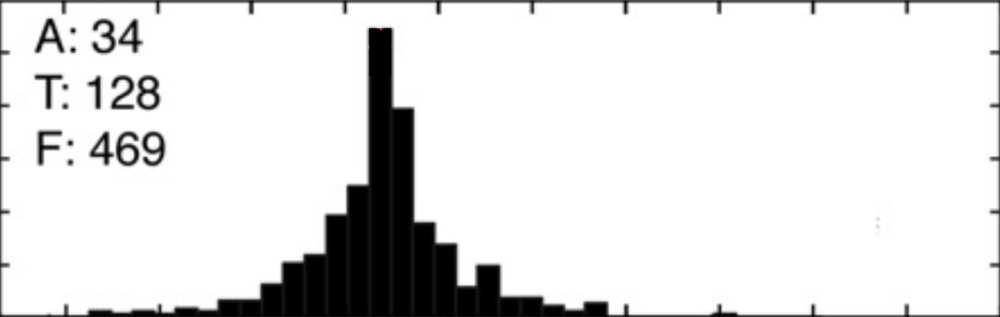
#> input picture writeup_vectors/exp_dist_modes/distribution_1a.png, 1000 x 317 px, shrunk from 2420 x 766 before the run
$ jupyter execute --allow-errors mode_estimations.ipynb
#> lines starting #> are read from the running program, lines starting #| are printed output that depends on the picture; after the words box and inside, x2 and y2 are one past the last pixel; in counts of white or black regions, pixels touching at a corner belong together
# Imports

[cell 1]
# imports
import sys
sys.path.append('..')
import numpy as np
import cv2
import matplotlib.pyplot as plt

[cell 2]
import os
# Change to the directory where the train folder is located
os.chdir('../writeup_vectors')
# Verify the change
print("New Working Directory:", os.getcwd())

[cell 3]
# import matplotlib
import matplotlib.pyplot as plt

# format sizes
SMALL_SIZE = 12
MEDIUM_SIZE = 14
BIGGER_SIZE = 15

# matplotlib params
plt.rc('font', size=SMALL_SIZE)          # controls default text sizes
plt.rc('axes', titlesize=MEDIUM_SIZE)     # fontsize of the axes title
plt.rc('axes', labelsize=MEDIUM_SIZE)    # fontsize of the x and y labels
plt.rc('xtick', labelsize=MEDIUM_SIZE)    # fontsize of the tick labels
plt.rc('ytick', labelsize=MEDIUM_SIZE)    # fontsize of the tick labels
plt.rc('legend', fontsize=SMALL_SIZE)    # legend fontsize
plt.rc('figure', titlesize=BIGGER_SIZE)  # fontsize of the figure title
plt.rcParams['xtick.direction'] = 'out' # ticks points outwards
plt.rcParams['lines.linewidth'] = 2.0 # bigger linewidth
plt.rcParams['svg.fonttype'] = 'none' # matplotlib svg text setting

[cell 4]
def find_red_box_mode(image_path, x_range=(-67, 200)):
    """
    Detect the red box in the histogram image and estimate the mode's x-position.

    Parameters:
    - image_path: Path to the image file containing the histogram with a red box.
    - x_range: Tuple indicating the range of the x-axis in the histogram.

    Returns:
    - mode_value: Estimated mode value on the x-axis.
    """
#> called with image_path = 'exp_dist_modes/distribution_1a.png', x_range = (-67, 200)
    # Load the image in BGR format (default for OpenCV)
    img = cv2.imread(image_path)
#> img is the input picture: shape (317, 1000, 3); mean B, G, R 225.7, 225.7, 225.7

    # Convert the image to HSV color space (easier to detect red)
    hsv = cv2.cvtColor(img, cv2.COLOR_BGR2HSV)
#> hsv: shape (317, 1000, 3); mean H, S, V 0, 0, 225.7

    # Define the range for detecting red color in HSV
    lower_red1 = np.array([0, 100, 100])  # Lower range for red
    upper_red1 = np.array([10, 255, 255])  # Upper range for red
    lower_red2 = np.array([160, 100, 100])  # Second lower range for red (wraps around in HSV)
    upper_red2 = np.array([180, 255, 255])  # Second upper range for red

    # Create a mask for red (considering both red ranges)
    mask1 = cv2.inRange(hsv, lower_red1, upper_red1)
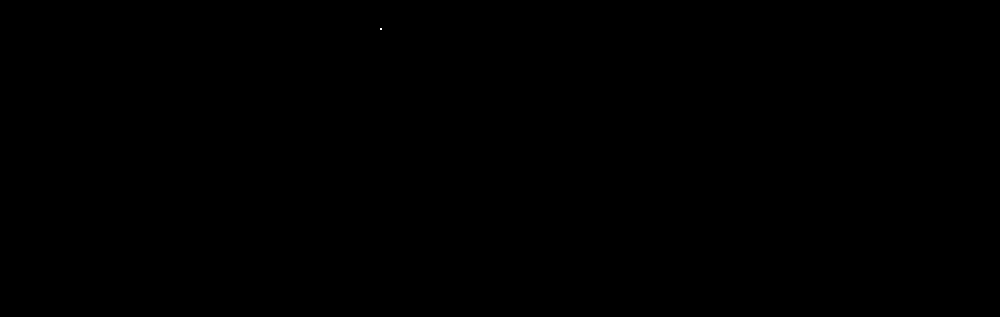
#> mask1: shape (317, 1000); 0% white in thin lines or dots, all inside (x1, y1, x2, y2) = (380, 28, 382, 30)
    mask2 = cv2.inRange(hsv, lower_red2, upper_red2)
#> mask2: shape (317, 1000); every value is 0
    mask = cv2.bitwise_or(mask1, mask2)

    # Find contours of the red area
    contours, _ = cv2.findContours(mask, cv2.RETR_EXTERNAL, cv2.CHAIN_APPROX_SIMPLE)
#> contours = [[[380, 28], [380, 29], [381, 29], [381, 28]]]

    if len(contours) == 0:
        raise ValueError("No red box found in the image")

    # Assume the largest contour corresponds to the red box
    largest_contour = max(contours, key=cv2.contourArea)
#> largest_contour = [[380, 28], [380, 29], [381, 29], [381, 28]]

    # Get the bounding box of the red box
    x, y, w, h = cv2.boundingRect(largest_contour)
#> x = 380; y = 28; w = 2; h = 2

    # Calculate the center of the red box in pixel coordinates
    center_x_position = x + w // 2
#> center_x_position = 381

    # Map the x position to the actual range of the x-axis (-67 to 200)
    img_width = img.shape[1]  # Width of the image (number of pixels in x-axis)
#> img_width = 1000
    mode_value = x_range[0] + (center_x_position / img_width) * (x_range[1] - x_range[0])
#> mode_value = 34.73

    return mode_value

# Dist 1A

[cell 5]
# Path
image_path = 'exp_dist_modes/distribution_1a.png'

# Get the mode
find_red_box_mode(image_path, x_range=(-67, 200))

# Dist 1B

[cell 6]
# Path
image_path = 'exp_dist_modes/distribution_1b.png'

# Get the mode
find_red_box_mode(image_path, x_range=(-67, 200))
#> call 2 of find_red_box_mode, with image_path = 'exp_dist_modes/distribution_1b.png', x_range = (-67, 200)
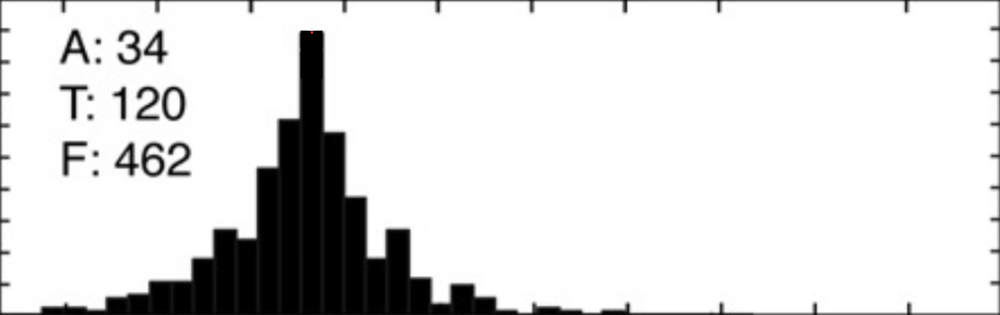
#> input picture writeup_vectors/exp_dist_modes/distribution_1b.png, 1000 x 315 px, shrunk from 2420 x 762 before the run
#> in find_red_box_mode, img is the input picture: shape (315, 1000, 3); mean B, G, R 222, 222, 222
#> in find_red_box_mode (call 2), `hsv = cv2.cvtColor(img, cv2.COLOR_BGR2HSV)`: hsv: shape (315, 1000, 3); mean H, S, V 0, 0, 222
#> in find_red_box_mode (call 2), `mask1 = cv2.inRange(hsv, lower_red1, upper_red1)`: mask1: shape (315, 1000); 0% white in thin lines or dots, all inside (x1, y1, x2, y2) = (311, 31, 313, 34)
#> in find_red_box_mode (call 2), `mask2 = cv2.inRange(hsv, lower_red2, upper_red2)`: mask2: shape (315, 1000); every value is 0
#> in find_red_box_mode (call 2), `contours, _ = cv2.findContours(mask, cv2.RETR_EXTERNAL, cv2.CHAIN_APPR..`: contours = [[[311, 31], [311, 33], [312, 33], [312, 31]]]
#> in find_red_box_mode (call 2), `largest_contour = max(contours, key=cv2.contourArea)`: largest_contour = [[311, 31], [311, 33], [312, 33], [312, 31]]
#> in find_red_box_mode (call 2), `x, y, w, h = cv2.boundingRect(largest_contour)`: x = 311; y = 31; h = 3
#> in find_red_box_mode (call 2), `center_x_position = x + w // 2`: center_x_position = 312
#> in find_red_box_mode (call 2), `mode_value = x_range[0] + (center_x_position / img_width) * (x_range[1..`: mode_value = 16.3

# Dist 1C

[cell 7]
# Path
image_path = 'exp_dist_modes/distribution_1c.png'

# Get the mode
find_red_box_mode(image_path, x_range=(-67, 200))
#> call 3 of find_red_box_mode, with image_path = 'exp_dist_modes/distribution_1c.png', x_range = (-67, 200)
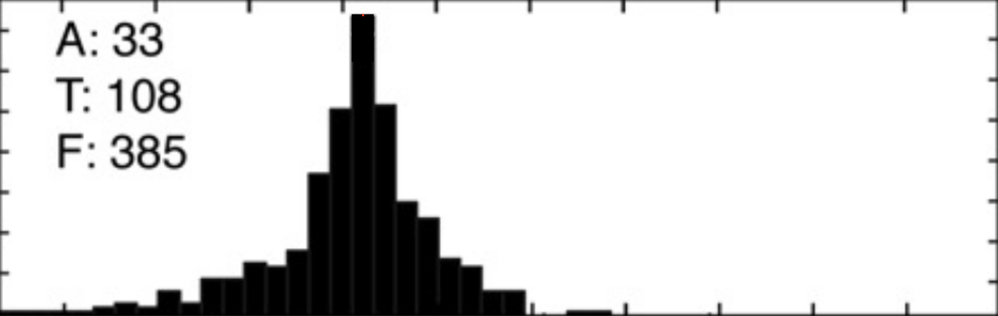
#> input picture writeup_vectors/exp_dist_modes/distribution_1c.png, 998 x 316 px, shrunk from 2416 x 764 before the run
#> in find_red_box_mode, img is the input picture: shape (316, 998, 3); mean B, G, R 221.1, 221.1, 221.1
#> in find_red_box_mode (call 3), `hsv = cv2.cvtColor(img, cv2.COLOR_BGR2HSV)`: hsv: shape (316, 998, 3); mean H, S, V 0, 0, 221.1
#> in find_red_box_mode (call 3), `mask1 = cv2.inRange(hsv, lower_red1, upper_red1)`: mask1: shape (316, 998); 0% white in thin lines or dots, all inside (x1, y1, x2, y2) = (362, 14, 364, 16)
#> in find_red_box_mode (call 3), `mask2 = cv2.inRange(hsv, lower_red2, upper_red2)`: mask2: shape (316, 998); every value is 0
#> in find_red_box_mode (call 3), `contours, _ = cv2.findContours(mask, cv2.RETR_EXTERNAL, cv2.CHAIN_APPR..`: contours = [[[362, 14], [362, 15], [363, 15], [363, 14]]]
#> in find_red_box_mode (call 3), `largest_contour = max(contours, key=cv2.contourArea)`: largest_contour = [[362, 14], [362, 15], [363, 15], [363, 14]]
#> in find_red_box_mode (call 3), `x, y, w, h = cv2.boundingRect(largest_contour)`: x = 362; y = 14; h = 2
#> in find_red_box_mode (call 3), `center_x_position = x + w // 2`: center_x_position = 363
#> in find_red_box_mode (call 3), `mode_value = x_range[0] + (center_x_position / img_width) * (x_range[1..`: mode_value = 30.12

# Dist 2A/2D

[cell 8]
# Path
image_path = 'exp_dist_modes/distribution_2a.png'

# Get the mode
find_red_box_mode(image_path, x_range=(-67, 200))
#> call 4 of find_red_box_mode, with image_path = 'exp_dist_modes/distribution_2a.png', x_range = (-67, 200)
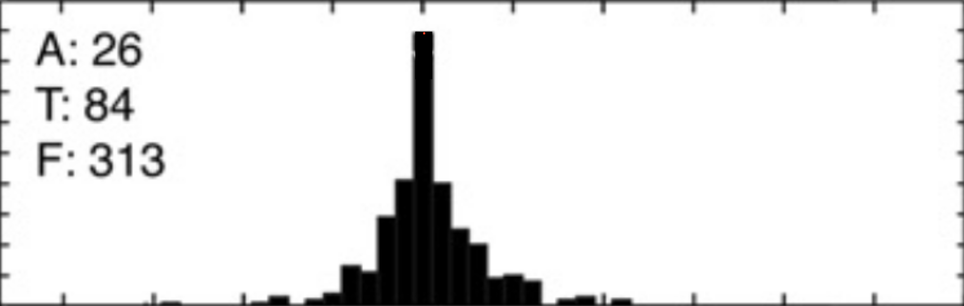
#> input picture writeup_vectors/exp_dist_modes/distribution_2a.png, 964 x 306 px, shrunk from 2334 x 740 before the run
#> in find_red_box_mode, img is the input picture: shape (306, 964, 3); mean B, G, R 232.3, 232.3, 232.3
#> in find_red_box_mode (call 4), `hsv = cv2.cvtColor(img, cv2.COLOR_BGR2HSV)`: hsv: shape (306, 964, 3); mean H, S, V 0, 0, 232.3
#> in find_red_box_mode (call 4), `mask1 = cv2.inRange(hsv, lower_red1, upper_red1)`: mask1: shape (306, 964); 0% white in thin lines or dots, all inside (x1, y1, x2, y2) = (423, 32, 425, 35)
#> in find_red_box_mode (call 4), `mask2 = cv2.inRange(hsv, lower_red2, upper_red2)`: mask2: shape (306, 964); every value is 0
#> in find_red_box_mode (call 4), `contours, _ = cv2.findContours(mask, cv2.RETR_EXTERNAL, cv2.CHAIN_APPR..`: contours = [[[423, 32], [423, 33], [424, 34], [424, 32]]]
#> in find_red_box_mode (call 4), `largest_contour = max(contours, key=cv2.contourArea)`: largest_contour = [[423, 32], [423, 33], [424, 34], [424, 32]]
#> in find_red_box_mode (call 4), `x, y, w, h = cv2.boundingRect(largest_contour)`: x = 423; y = 32; h = 3
#> in find_red_box_mode (call 4), `center_x_position = x + w // 2`: center_x_position = 424
#> in find_red_box_mode (call 4), `mode_value = x_range[0] + (center_x_position / img_width) * (x_range[1..`: mode_value = 50.44

# Dist 2B/2E

[cell 9]
# Path
image_path = 'exp_dist_modes/distribution_2b.png'

# Get the mode
find_red_box_mode(image_path, x_range=(-67, 200))
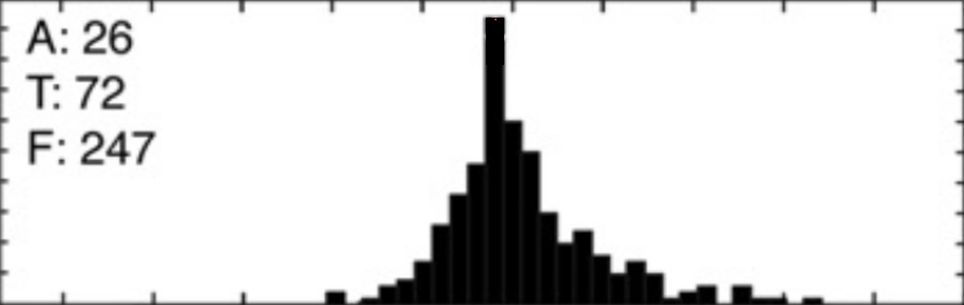
#> input picture writeup_vectors/exp_dist_modes/distribution_2b.png, 964 x 305 px, shrunk from 2334 x 738 before the run
#> in find_red_box_mode, img is the input picture: shape (305, 964, 3); mean B, G, R 224.8, 224.8, 224.8
#> in find_red_box_mode (call 5), `hsv = cv2.cvtColor(img, cv2.COLOR_BGR2HSV)`: hsv: shape (305, 964, 3); mean H, S, V 0, 0, 224.8
#> in find_red_box_mode (call 5), `mask1 = cv2.inRange(hsv, lower_red1, upper_red1)`: mask1: shape (305, 964); 0% white in thin lines or dots, all inside (x1, y1, x2, y2) = (494, 18, 497, 20)
#> in find_red_box_mode (call 5), `mask2 = cv2.inRange(hsv, lower_red2, upper_red2)`: mask2: shape (305, 964); every value is 0
#> in find_red_box_mode (call 5), `contours, _ = cv2.findContours(mask, cv2.RETR_EXTERNAL, cv2.CHAIN_APPR..`: contours = [[[495, 18], [494, 19], [496, 19]]]
#> in find_red_box_mode (call 5), `largest_contour = max(contours, key=cv2.contourArea)`: largest_contour = [[495, 18], [494, 19], [496, 19]]
#> in find_red_box_mode (call 5), `x, y, w, h = cv2.boundingRect(largest_contour)`: x = 494; y = 18; w = 3; h = 2
#> in find_red_box_mode (call 5), `center_x_position = x + w // 2`: center_x_position = 495
#> in find_red_box_mode (call 5), `mode_value = x_range[0] + (center_x_position / img_width) * (x_range[1..`: mode_value = 70.1

# Dist 2C

[cell 10]
# Path
image_path = 'exp_dist_modes/distribution_2c.png'

# Get the mode
find_red_box_mode(image_path, x_range=(-67, 200))
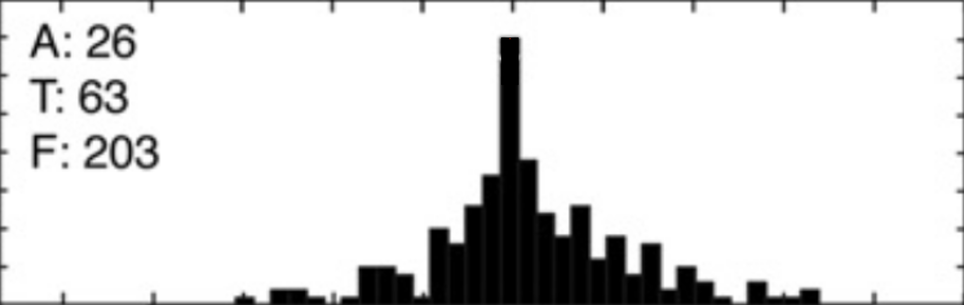
#> input picture writeup_vectors/exp_dist_modes/distribution_2c.png, 964 x 305 px, shrunk from 2334 x 738 before the run
#> in find_red_box_mode, img is the input picture: shape (305, 964, 3); mean B, G, R 224.2, 224.2, 224.2
#> in find_red_box_mode (call 6), `hsv = cv2.cvtColor(img, cv2.COLOR_BGR2HSV)`: hsv: shape (305, 964, 3); mean H, S, V 0, 0, 224.2
#> in find_red_box_mode (call 6), `mask1 = cv2.inRange(hsv, lower_red1, upper_red1)`: mask1: shape (305, 964); 0% white in thin lines or dots, all inside (x1, y1, x2, y2) = (510, 38, 511, 39)
#> in find_red_box_mode (call 6), `contours, _ = cv2.findContours(mask, cv2.RETR_EXTERNAL, cv2.CHAIN_APPR..`: contours = [[[510, 38]]]
#> in find_red_box_mode (call 6), `largest_contour = max(contours, key=cv2.contourArea)`: largest_contour = [[510, 38]]
#> in find_red_box_mode (call 6), `x, y, w, h = cv2.boundingRect(largest_contour)`: x = 510; y = 38; w = 1
#> in find_red_box_mode (call 6), `center_x_position = x + w // 2`: center_x_position = 510
#> in find_red_box_mode (call 6), `mode_value = x_range[0] + (center_x_position / img_width) * (x_range[1..`: mode_value = 74.26
